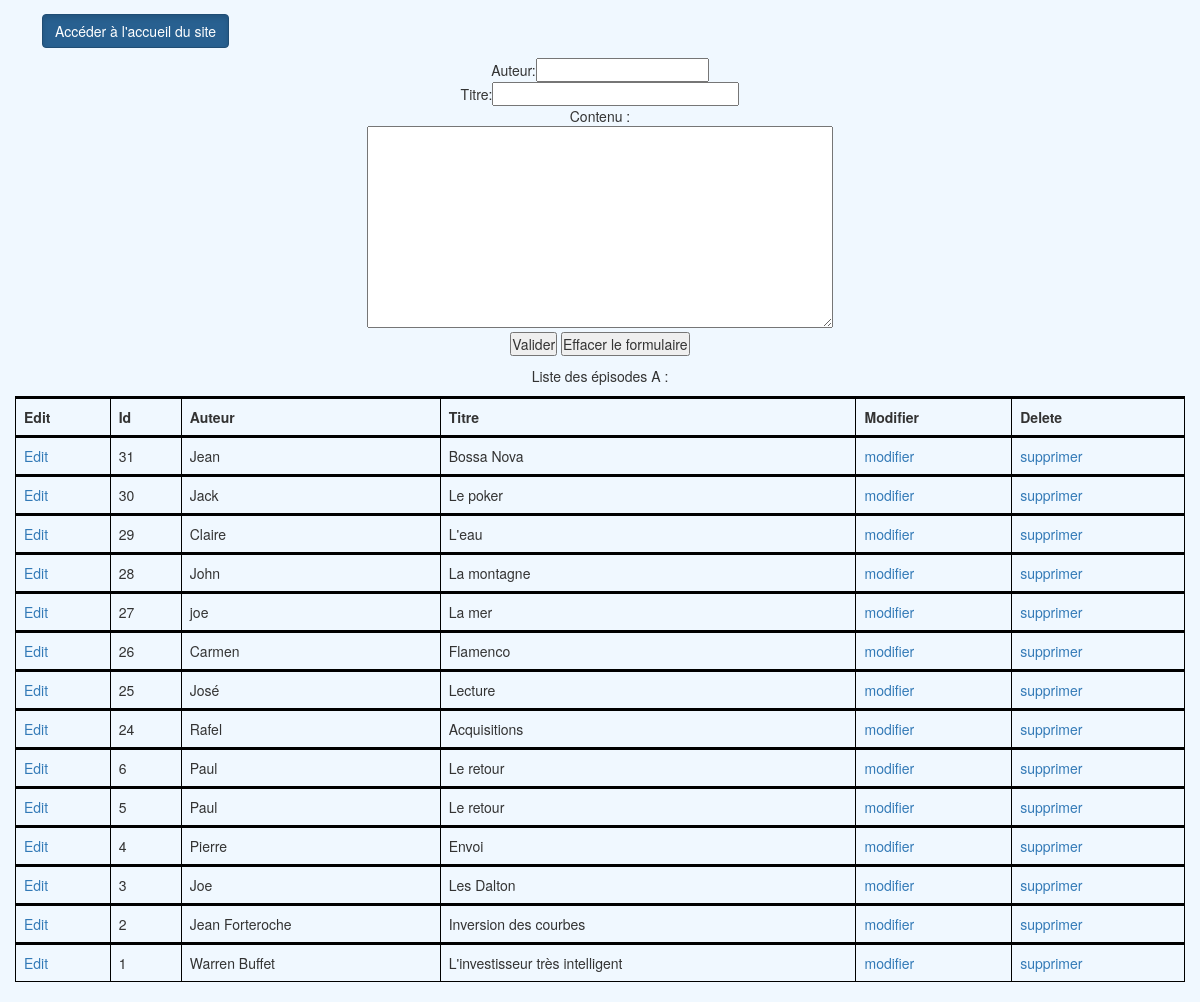
The app's page /admin.php, older data.
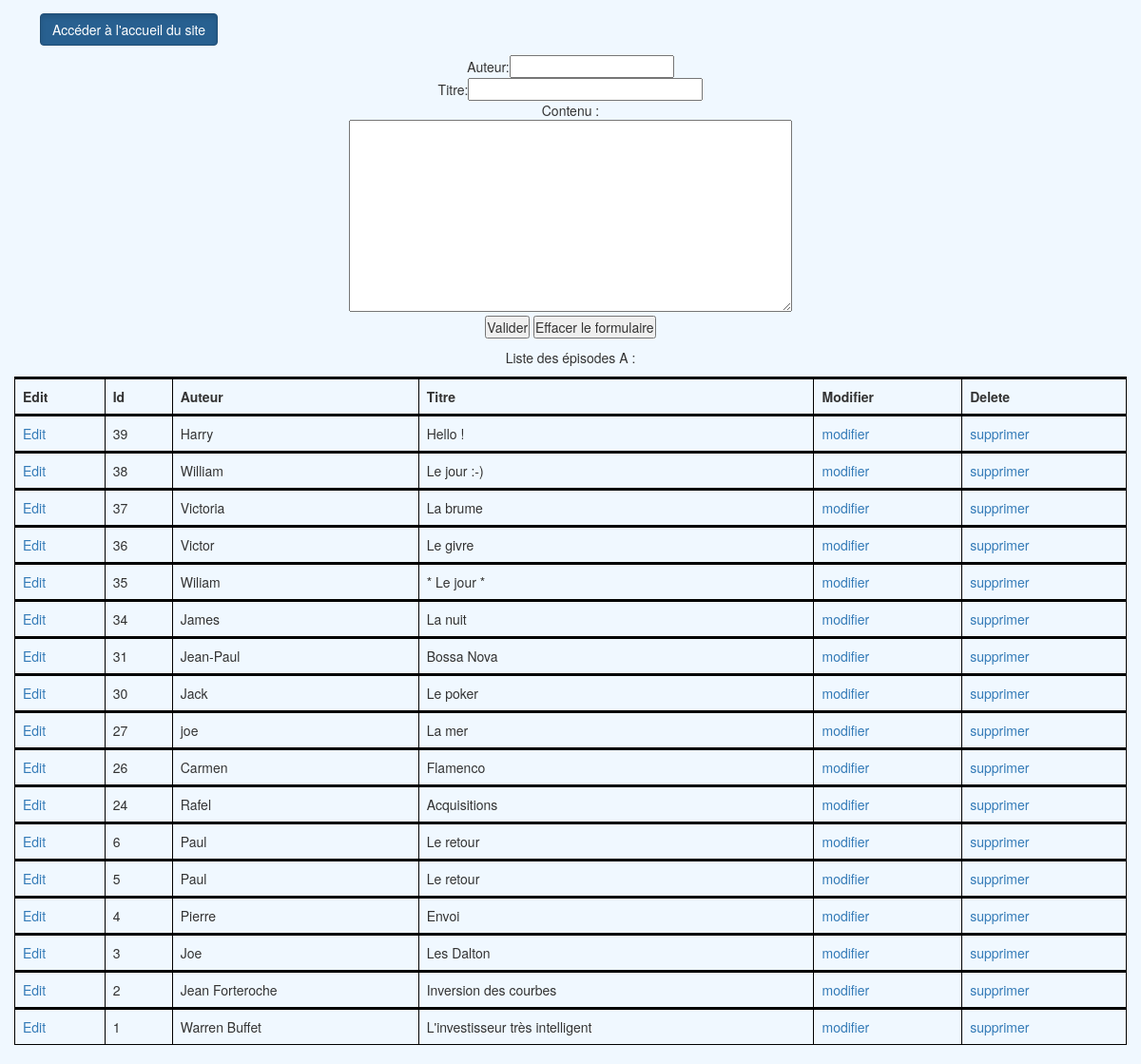
The same page, newer data.
### tables this page shows
CREATE TABLE `news` (
  `id` smallint(5) UNSIGNED NOT NULL,
  `auteur` varchar(30) NOT NULL,
  `titre` varchar(100) NOT NULL,
  `contenu` text NOT NULL,
  `dateAjout` datetime NOT NULL,
  `dateModif` datetime NOT NULL
);

### admin.php (the view, shortened to what this page needs)
<?php
  function getBdd()
  {
    $bdd = new PDO('mysql:host=localhost;dbname=systeme_news;charset=utf8', 'root', 'root');
       return $bdd;
     }
  function get_list() {
  $bdd = getBdd();
    $episodes = $bdd->query('select id, auteur,titre,contenu from news ORDER BY id desc')->fetchAll();
    return $episodes;
  }
  $news_list = get_list();
    include_once ('_head_admin.php');
 ?>
 <p style="font-weight:bold; margin-left:3em;margin-top: 1em;"><a button type="button" class="btn btn-primary active" href='.'>Accéder à l'accueil du site</a></p>
  <form action="ajoutEpisode.php" method="post">
      <p style="text-align: center">
      Auteur:<input type="text" name="auteur" size="20"/><br/>
      Titre:<input type="text" name="titre" size="30"/><br/>
          Contenu :<br /><textarea rows="10" cols="60" name="contenu"><?php ?></textarea><br />
      <input type="submit" value="Valider" />
      <input type="reset" value="Effacer le formulaire" />
    </p>
  </form>
  <p style="text-align: center">Liste des épisodes A : </p>
 <div class="container-fluid">
 <section id="liste_episodes_admin">
 <table class="table">
        <tr>
            <th>Edit</th>
            <th>Id</th>
            <th>Auteur</th>
            <th>Titre</th>
            <th>Modifier</th>
            <th>Delete</th>
        </tr>
        <?php foreach ($news_list as $new): ?>
          <tr>
            <td><a href="#">Edit</a></td>
            <td><?php echo $new['id'] ?></td>
            <td><?php echo $new['auteur'] ?></td>
            <td><?php echo $new['titre'] ?></td>
            <td><a href="modification.php?id=<?php echo $new['id']; ?>">modifier</td>
            <td><a href="suppression.php?id=<?php echo $new['id']; ?>">supprimer</td>
         </tr>
        <?php endforeach ; ?>
   </table>
</section>
</div>
    </body>
</html>

### _head_admin.php (shortened to what this page needs)
<!DOCTYPE HTML>
<html>
	<head>
	  <link href="css/bootstrap.min.css " rel="stylesheet">
	  <link rel="stylesheet" href="https://maxcdn.bootstrapcdn.com/bootstrap/3.3.7/css/bootstrap.min.css">
	  <link rel="stylesheet" href="css/episodes.css"/>
    </head>
<body>

### css/episodes.css (style rules this page uses)
* { margin:0; padding:0; }
body { background-color:rgb(240, 248, 255) ; }
html { height:100%; }
table { border-collapse: collapse; }
td, th { border: 1px solid black; border-top: 3px solid black !important; }

Row changes from the older to the newer data that the page shows:
removed news: id "29", auteur "Claire", titre "L'eau"
removed news: id "28", auteur "John", titre "La montagne"
removed news: id "25", auteur "José", titre "Lecture"
added news: id "39", auteur "Harry", titre "Hello !"
added news: id "38", auteur "William", titre "Le jour :-)"
added news: id "37", auteur "Victoria", titre "La brume"
added news: id "36", auteur "Victor", titre "Le givre"
added news: id "35", auteur "Wiliam", titre "* Le jour *"
added news: id "34", auteur "James", titre "La nuit"
changed news "Bossa Nova": auteur "Jean" → "Jean-Paul"
